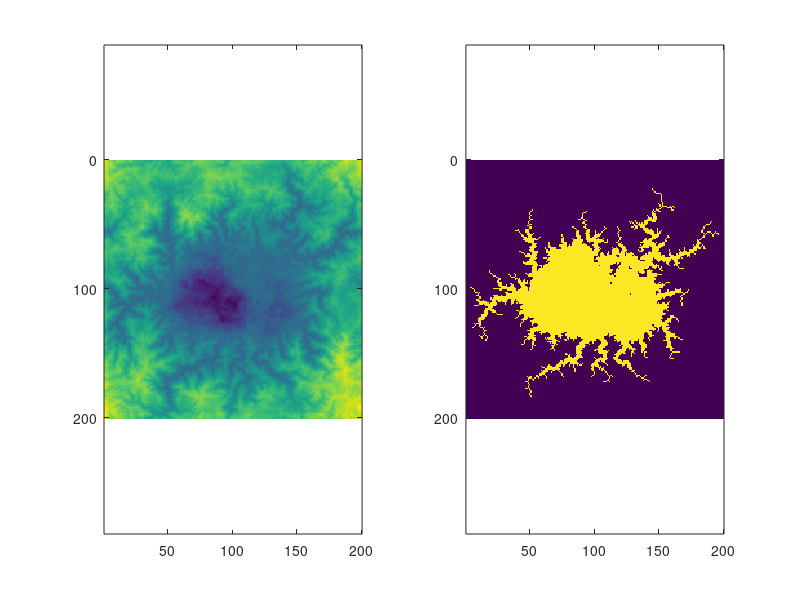

Reproduce this figure in MATLAB. (Note: this script raises an error after producing the figure.)
% plot AGU IC
load('river_wideria_200x200.mat')
figure()
subplot(1,2,1); imagesc(init); axis equal
subplot(1,2,2); imagesc(init<40); axis equal

load('/Users/rosepalermo/Documents/Research/Titan/ModelOutput/paper1/results1/cluster/generate_init/ic_generated_1.mat')
init_test1 = cell(84,1);
for i =1:84
init_test1{i} = init{idx_save(i)};
end

drawnow
figure()
for i = 1:84
    subplot(1,2,1)
    imagesc(init_test1{i})
    axis equal
    subplot(1,2,2)
    imagesc(init_test1{i}<40)
    axis equal
    i
    pause
end